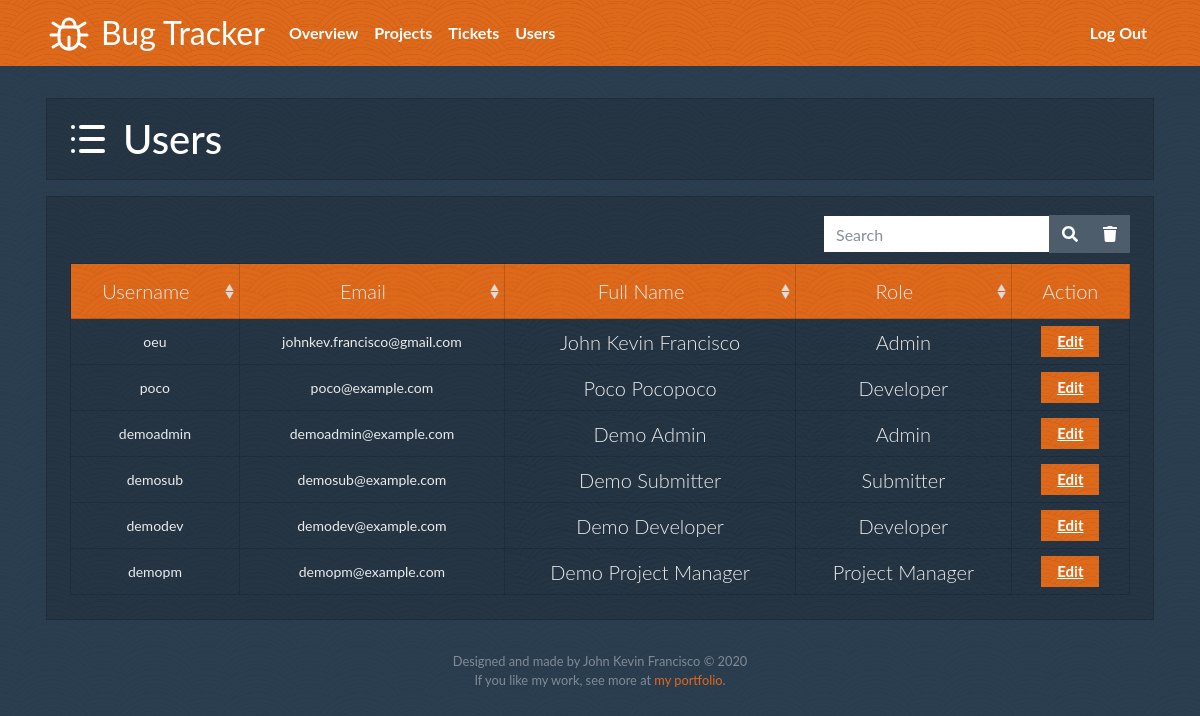
Page /users (signed in) on the earlier database version.
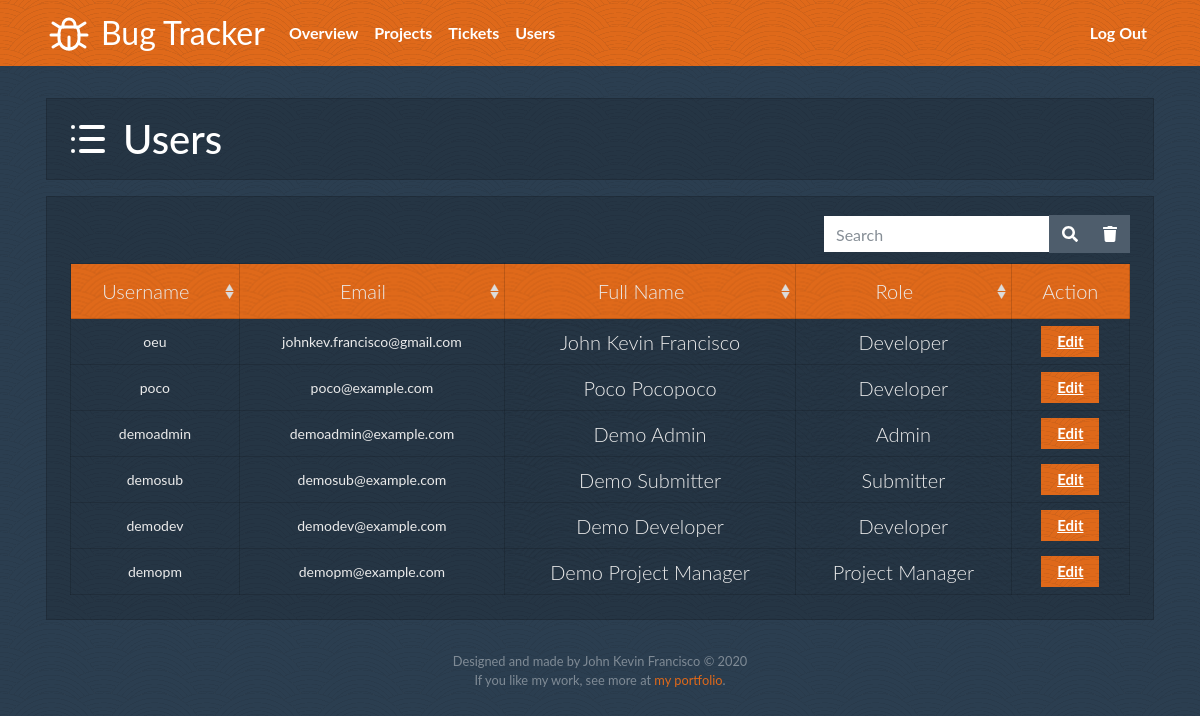
Same page on the later database version.
### models.py (models this page shows, shortened)
class User(db.Model):
    user_id = db.Column(db.Integer, primary_key=True, autoincrement=True)
    user_name = db.Column(db.String(30), unique=True, nullable=False)
    user_hash = db.Column(db.String(300))
    user_email = db.Column(db.String(120), unique=True)
    user_first_name = db.Column(db.String(50))
    user_last_name = db.Column(db.String(50))
    user_role = db.Column(db.String(100))
    user_projects_managed = db.relationship('Project', backref='manager', lazy=True)
    user_ticket_submitted = db.relationship('Ticket', backref='submitter', foreign_keys="Ticket.tck_submitter", lazy=True)
    user_ticket_assigned = db.relationship('Ticket', backref='developer', foreign_keys="Ticket.tck_developer", lazy=True)
    user_messages_sent = db.relationship('Ticket_Message', backref='sender', lazy=True)

### bugtracker.py (the view)
@app.route("/users")
@login_required
def manage_users():
    userlist = User.query.all()
    msg_error=request.args.get('msg_error')
    msg_success=request.args.get('msg_success')
    return render_template("/users/manage_users.html",
                            user_id=session["user_id"],
                            userlist=userlist,
                            msg_error=msg_error,
                            msg_success=msg_success)

### bugtracker.py (called while the page is built)
@app.after_request
def after_request(response):
    response.headers["Cache-Control"] = "no-cache, no-store, must-revalidate"
    response.headers["Expires"] = 0
    response.headers["Pragma"] = "no-cache"
    return response

### helpers.py (called while the page is built)
def login_required(f):
    @wraps(f)
    def decorated_function(*args, **kwargs):
        if session.get("user_id") is None:
            return redirect("/login")
        return f(*args, **kwargs)
    return decorated_function

### templates/users/manage_users.html (shortened to what this page needs)
{% extends "layout.html" %}
{% block head %}
<link rel="stylesheet" href="/static/css/bootstrap-table.min.css">
{% endblock %}
{% block main %}
<div class="container">
<div class="row my-3 bg-darker border border-darker p-3">
    <div class="mr-auto">
        <img class="d-inline-flex img-fluid mr-2" src="/static/svg/projects-illustration.svg" alt="Projects List">
        <h1 class="d-inline-flex align-middle m-0 text-white">Users</h1>
    </div>
</div>
<div class="row border border-darker p-2 bg-darker">
    <div class="col pb-3">
        <table id="user-list" class="table table-hover" data-toggle="table" data-mobile-responsive="true" data-search="true" data-show-search-button="true" data-search-on-enter-key="true" data-show-search-clear-button="true">
            <thead>
                <tr class="table-primary">
                    <th class="py-0 bg-texture-1 lead bg-texture-1 lead border border-darker d-sm-none d-md-table-cell" data-sortable="true">Username</td>
                    <th class="py-0 bg-texture-1 lead bg-texture-1 lead border border-darker d-sm-none d-md-table-cell" data-sortable="true">Email</td>
                    <th class="py-0 bg-texture-1 lead bg-texture-1 lead border border-darker" data-sortable="true">Full Name</td>
                    <th class="py-0 bg-texture-1 lead bg-texture-1 lead border border-darker" data-sortable="true">Role</td>
                    <th class="py-0 bg-texture-1 lead bg-texture-1 lead border border-darker">Action</td>
                </tr>
            </thead>
            <tbody>
                {% for user in userlist %}
                <tr>
                    <td class="d-sm-none d-md-table-cell">{{ user["user_name"] }}</td>
                    <td class="d-sm-none d-md-table-cell">{{ user["user_email"] if user["user_email"] else "" }}</td>
                    <td>{{ user["user_first_name"] if user["user_first_name"] else "" }} {{ user["user_last_name"] if user["user_last_name"] else "" }}</td>
                    <td>{{ user["user_role"] if user["user_role"] else "" }}</td>
                    <td>
                        <a href="/manage_user/{{ user['user_id'] }}" class="bg-texture-1 small badge badge-primary m-1 py-2 px-3">
                            Edit
                        </a>
                    </td>
                </tr>
                {% endfor %}
            </tbody>
        </table>
    </div>
</div>
</div>
{% endblock %}

### templates/layout.html (shortened to what this page needs)
<!DOCTYPE html>
<html lang="en">
    <head>
        <link href="/static/css/bootstrap.min.css" rel="stylesheet">
        {% block head %}{% endblock %}
        <link type="text/css" href="/static/css/OverlayScrollbars.min.css" rel="stylesheet"/>
        <link href="/static/css/styles.css" rel="stylesheet">
    </head>
    <body class="bg-texture-2">
        <nav class="navbar navbar-expand-md navbar-dark bg-primary bg-texture-1">
            <div class="container">
                <img src="/static/svg/bug-icon.svg" class="mr-2">
                <a class="navbar-brand" href="/">
                    Bug Tracker
                </a>
                <div class="collapse navbar-collapse" id="navbar">
                    {% if session.user_id %}
                    <ul class="navbar-nav mr-auto h6">
                        <li class="nav-item font-weight-bold"><a class="nav-link" href="/overview">Overview</a></li>
                        <li class="nav-item font-weight-bold"><a class="nav-link" href="/projects">Projects</a></li>
                        <li class="nav-item font-weight-bold"><a class="nav-link" href="/tickets">Tickets</a></li>
                        <li class="nav-item font-weight-bold"><a class="nav-link" href="/users">Users</a></li>
                    </ul>
                    <ul class="navbar-nav ml-auto h6">
                        <li class="nav-item font-weight-bold"><a class="nav-link" href="/logout">Log Out</a></li>
                    </ul>
                    {% else %}
                    <ul class="navbar-nav ml-auto h6">
                        <li class="nav-item font-weight-bold"><a class="nav-link" href="/register">Register</a></li>
                        <li class="nav-item font-weight-bold"><a class="nav-link" href="/login">Log In</a></li>
                    </ul>
                    {% endif %}
                </div>
            </div>
        </nav>
        <main class="container p-3">
            {% block main %}{% endblock %}
        </main>
        <footer class="container small text-center text-muted mx-auto my-3">
            <span class="mb-2">Designed and made by John Kevin Francisco © 2020</span>
            <br>
            <span class="mb-3">If you like my work, see more at <a href="#" target="_blank">my portfolio</a>.</span>
        </footer>
    </body>
</html>

### static/css/styles.css (style rules this page uses)
nav .navbar-brand { font-size: xx-large; }
main { overflow-x: auto; text-align: center; }
main img { max-width: 100%; }
html { font-size: 1rem; }
.bg-texture-1 { background-image: url("/static/img/arches.png"); }
.bg-texture-2 { background-image: url("/static/img/arches.png"); }
a.nav-link { color: white !important; }
.border-darker { border-color: rgba(0, 0, 0, 0.15) !important; }
.bg-darker { background-color: rgba(0, 0, 0, 0.15); }

Differences in the rows shown:
changed User "John Kevin": user_role "Admin" → "Developer"
